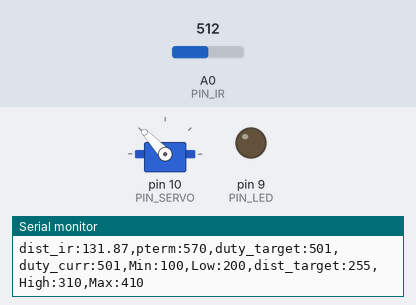
Recording of a sketch running on a simulated Arduino Uno, built with avr-gcc and run on an emulated ATmega328P. On the bench: servo, output pins drawn as LEDs (lit = HIGH), the last lines printed to the serial monitor. The test bench sets the inputs (shaded band); at power-on: A0 (PIN_IR) = 512.

Above: at 1.2 s.
1.3 s: A0 (PIN_IR) set to 122
At 3.1 s:
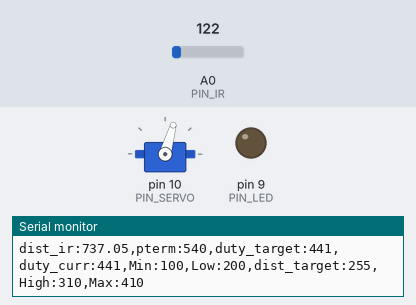
3.5 s: A0 (PIN_IR) set to 0
At 5.6 s:
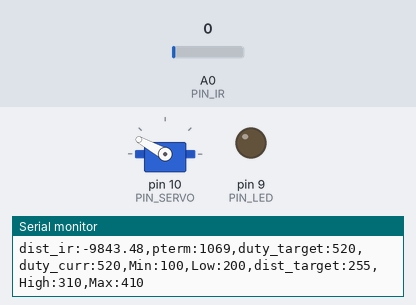
5.9 s: A0 (PIN_IR) set to 306
At 7.1 s:
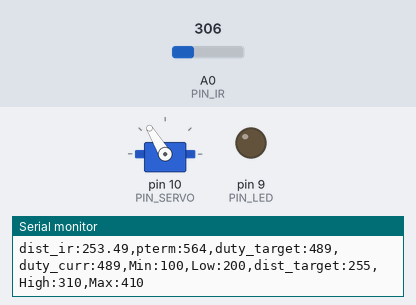
Timing chart, 0 to 8.9 s (numbered marks = the images above; inputs shaded):
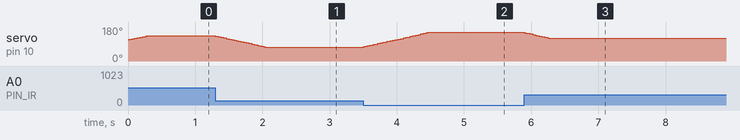

The sketch:

22P06_task.ino
```cpp
#include <Servo.h>     // [20213066] 서보모터 라이브러리 사용

/////////////////////////////
// Configurable parameters //
/////////////////////////////

// Arduino pin assignment
#define PIN_LED 9          // [20200000] LED 핀 정의
#define PIN_SERVO 10       // [20213069] servo 핀 정의
#define PIN_IR A0      // [20213077] analong 핀 정의

// Framework setting
#define _DIST_TARGET 350  // [20213080] 멈추려는 목표거리 정의
#define _DIST_MIN 100 // [20213058] 측정 최소거리, 플로터 범위
#define _DIST_MAX 410    // [20213065] 측정 최대거리,플로터 범위

// Servo range
#define _DUTY_MIN 1300    // [20213060] 서보 duty 최소값
#define _DUTY_NEU 1700    // [20213064] 서보 duty 중간값
#define _DUTY_MAX 2100    // [20213079] 서보 duty 최댓값

// Servo speed control
#define _SERVO_ANGLE 30       // [20213062] 서보 각도
#define _SERVO_SPEED 30     // [20213075] 서보의 속도

// Event periods
#define _INTERVAL_DIST 20   // [20213058] 거리측정 주기
#define _INTERVAL_SERVO 20    // [20213055] 서보 조정 주기
#define _INTERVAL_SERIAL 100  // [20213058] 시리얼 제어 주기

// PID parameters
#define _KP 1.0   // [20213058]비례이득

//////////////////////
// global variables //
//////////////////////

// Servo instance
Servo myservo;    // [20213068] 서보 변수명을 myservo로 선언

// Distance sensor
float dist_target; // location to send the ball
float dist_raw, dist_ema;    // [20213077] 측정값, ema필터 적용값

// Event periods
unsigned long last_sampling_time_dist, last_sampling_time_servo, last_sampling_time_serial;
bool event_dist, event_servo, event_serial; // [20213072] 거리, 서보, 시리얼 측정 여부

// Servo speed control
int duty_chg_per_interval; // [20213058]한 주기 당 제어할 최대 duty값
int duty_target, duty_curr; // [20213055] 목표 pulse주기값, 현재 pulse주기값

// PID variables
float error_curr, error_prev, control, pterm, dterm, iterm;


void setup() {
// initialize GPIO pins for LED and attach servo
pinMode(PIN_LED,OUTPUT);
myservo.attach(PIN_SERVO);

// move servo to neutral position
duty_curr = _DUTY_NEU;
myservo.writeMicroseconds(duty_curr); // [20213078] 서보 중립위치

// initialize serial port
Serial.begin(57600); // [20213058]

// initialize global variables
dist_target = _DIST_TARGET;
dist_raw = ir_distance();
error_curr = error_prev = dist_target - dist_raw;

last_sampling_time_dist = 0; // [20213078] last_sampling_time_dist 초기화
last_sampling_time_servo = 0; // [20213055]
last_sampling_time_serial = 0; // [20213080]

event_dist = event_servo = event_serial = false;

// convert angle speed into duty change per interval.
  duty_chg_per_interval = (float)(_DUTY_MAX - _DUTY_MIN) * _SERVO_SPEED / ((float)_SERVO_ANGLE) * _INTERVAL_SERVO / 1000; // [20213078] 한 주기 당 제어할 최대 duty값 초기화
}


void loop() {
/////////////////////
// Event generator //
/////////////////////
  unsigned long time_curr = millis();
  if(time_curr >= last_sampling_time_dist + _INTERVAL_DIST) {
        last_sampling_time_dist += _INTERVAL_DIST;
        event_dist = true;
  }
  if(time_curr >= last_sampling_time_servo + _INTERVAL_SERVO) {
        last_sampling_time_servo += _INTERVAL_SERVO;
        event_servo = true;
  }
  if(time_curr >= last_sampling_time_serial + _INTERVAL_SERIAL) {
        last_sampling_time_serial += _INTERVAL_SERIAL;
        event_serial = true;
  }
//[20213080]


////////////////////
// Event handlers //
////////////////////

  if(event_dist) {
     event_dist = false; //[20213078]
  // get a distance reading from the distance sensor
      dist_raw = ir_distance_filtered(); // [20213055]

  // PID control logic
    error_curr = dist_target - dist_raw; // [20213075]
    pterm = error_curr; // [20213078]
    control = _KP * pterm; // [20213078]

  // duty_target = f(duty_neutral, control)
    duty_target = _DUTY_NEU + control; // [20213055]

  // keep duty_target value within the range of [_DUTY_MIN, _DUTY_MAX]
  if(duty_target < _DUTY_MIN){
    duty_target = _DUTY_MIN;
  } // [20213080]
  if(duty_target > _DUTY_MAX){
    duty_target = _DUTY_MAX;
  } // [20213080]

  }

  if(event_servo) {
event_servo = false; // [20213078]

    // adjust duty_curr toward duty_target by duty_chg_per_interval

    // update servo position

// adjust duty_curr toward duty_target by duty_chg_per_interval
  if(duty_target > duty_curr) {
  duty_curr += duty_chg_per_interval;
  if(duty_curr > duty_target) duty_curr = duty_target;
  }
  else {
  duty_curr -= duty_chg_per_interval;
  if(duty_curr < duty_target) duty_curr = duty_target;

  } // [20213075]

  }
  // update servo position
  myservo.writeMicroseconds(duty_curr); // [20213058]

  if(event_serial) {
    event_serial = false; // [20213078]
    Serial.print("dist_ir:");
    Serial.print(dist_raw);
    Serial.print(",pterm:");
    Serial.print(map(pterm,-1000,1000,510,610));
    Serial.print(",duty_target:");
    Serial.print(map(duty_target,1000,2000,410,510));
    Serial.print(",duty_curr:");
    Serial.print(map(duty_curr,1000,2000,410,510));
    Serial.println(",Min:100,Low:200,dist_target:255,High:310,Max:410"); // [20213071]
// Min :측정 최소거리, Max : 최대거리, Low : 목표구역 최소거리, dist_target :기준이 되는 거리, High : 목표구역 최대거리 값을 시리얼 모니터에 표시

  }
}

float ir_distance(void){ // return value unit: mm
  int a = 70;
  int b = 300;
  float val;
  float volt = float(analogRead(PIN_IR));
  val = ((6762.0/(volt-9.0))-4.0) * 10.0;
  val = 100 + 300.0 / (b - a) * (val - a);
  return val;
} // [20213075]

float ir_distance_filtered(void){ // return value unit: mm
  return ir_distance(); // for now, just use ir_distance() without noise filter.
}
```

Measured:
- after the input at 1.3 s, servo on pin 10 (PIN_SERVO): moves from 133° to 74° over 0.74 s, starting at once
- after the input at 3.5 s, servo on pin 10 (PIN_SERVO): moves from 74° to 151° over 0.96 s, starting at once
- after the input at 5.9 s, servo on pin 10 (PIN_SERVO): moves from 151° to 121° over 0.36 s, starting at once
